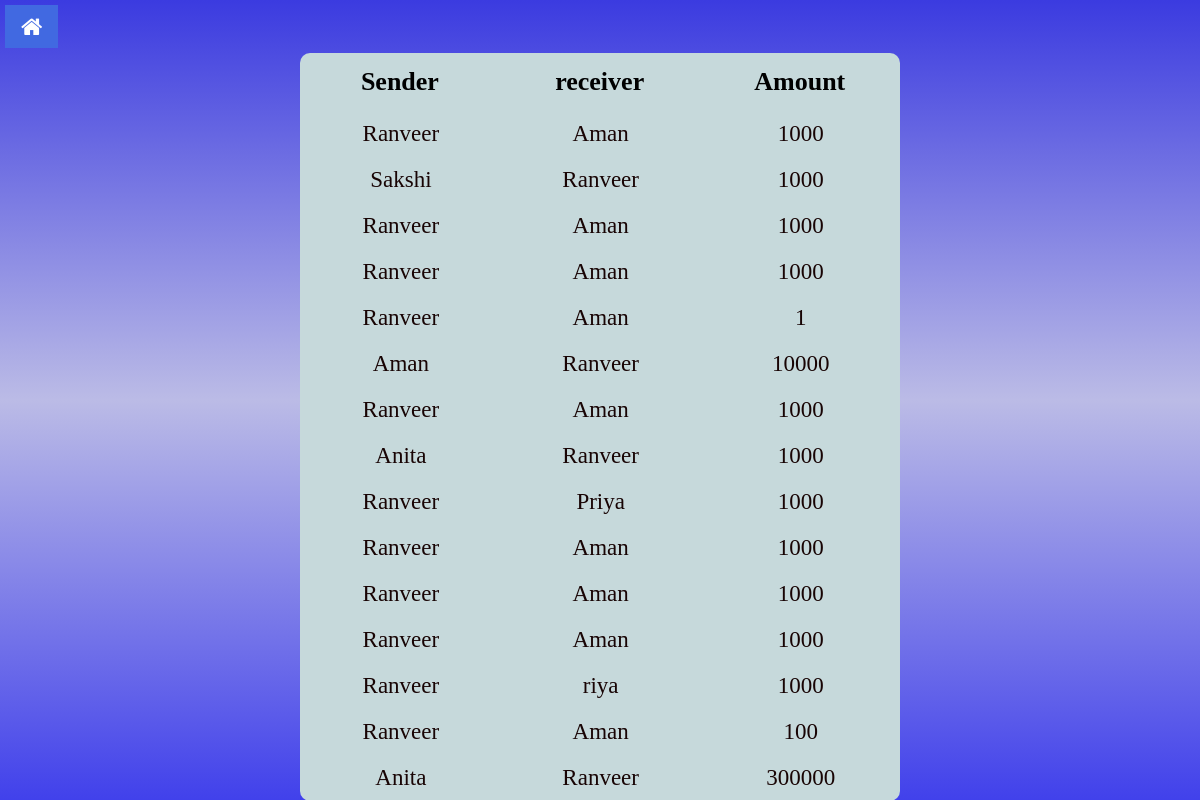
/alltransaction.php, run on the app's committed database.
### tables this page shows
CREATE TABLE `transaction` (
  `sender` varchar(50) NOT NULL,
  `receiver` varchar(50) NOT NULL,
  `amount` double DEFAULT NULL
);

### alltransaction.php (the view, shortened to what this page needs)
<?php
require "assets/config.php";
$q="select * from transaction";
$result=mysqli_query($con,$q);
?>
<html>
	<head>
		<link rel="stylesheet" href="https://cdnjs.cloudflare.com/ajax/libs/font-awesome/4.7.0/css/font-awesome.min.css">
		<link rel="stylesheet" href="css/alltransaction.css">
	</head>
	<body>
		<a href="index.php">
			<button class="btn"><i class="fa fa-home"></i></button>
		</a>
		<table>
				<th>Sender</th>
				<th>receiver</th>
				<th>Amount</th>
			<tr>
			<?php while($row = $result->fetch_assoc()) { ?>
			<tr>
				<td><?php echo $row["sender"]; ?></td>
				<td><?php echo $row["receiver"]; ?></td>
				<td><?php echo $row["amount"]; ?></td>
			</tr>
			<?php } ?>
		</table>
	</body>
</html>

### css/alltransaction.css (style rules this page uses)
body { background:linear-gradient(rgb(59, 59, 224),rgb(187, 187, 230),rgb(65, 65, 235)); background-size:cover; margin: 0; width: 100vw; height: 100vh; }
table { text-align:center; width: 600px; height: auto; margin-left: auto; margin-right: auto; border-collapse:collapse; background: rgb(198, 217, 219); border-radius: 10px; }
th { color:rgb(0, 0, 0); font-size:26px; padding:14px; }
td { font-size:23px; color: rgb(24, 4, 4); padding: 10px 20px 10px 22px; }
.btn { background-color:RoyalBlue; border: none; color: white; padding: 10px 16px; font-size: 23px; cursor: pointer; margin: 5px; }

### data on the page
transaction: sender "Ranveer", receiver "Aman", amount "1000"
transaction: sender "Sakshi", receiver "Ranveer", amount "1000"
transaction: sender "Ranveer", receiver "Aman", amount "1000"
transaction: sender "Ranveer", receiver "Aman", amount "1000"
transaction: sender "Ranveer", receiver "Aman", amount "1"
transaction: sender "Aman", receiver "Ranveer", amount "10000"
transaction: sender "Ranveer", receiver "Aman", amount "1000"
transaction: sender "Anita", receiver "Ranveer", amount "1000"
transaction: sender "Ranveer", receiver "Priya", amount "1000"
transaction: sender "Ranveer", receiver "Aman", amount "1000"
transaction: sender "Ranveer", receiver "Aman", amount "1000"
transaction: sender "Ranveer", receiver "Aman", amount "1000"
transaction: sender "Ranveer", receiver "riya", amount "1000"
transaction: sender "Ranveer", receiver "Aman", amount "100"
transaction: sender "Anita", receiver "Ranveer", amount "300000"
